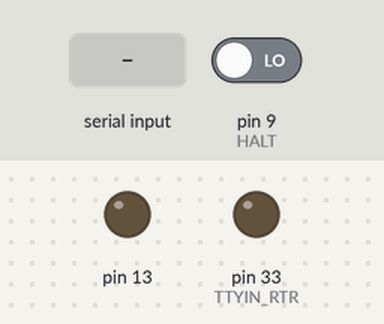
This sketch was run on a simulated Arduino Mega 2560, built for the host (arithmetic inside an expression is 32-bit, double 64-bit). On the bench: output pins drawn as LEDs (lit = HIGH). The inputs (shaded band) are chosen by the test bench; at power-on: pin 9 (HALT) LOW. WiFi joins after 1.5 s; servers stay silent unless stated; EEPROM starts erased; pins used as bus, display or sensor lines are not drawn; what the sketch prints to the serial monitor is not drawn.

Above: at 3.1 s.
3.2 s: "y" received over Serial
At 4.0 s:
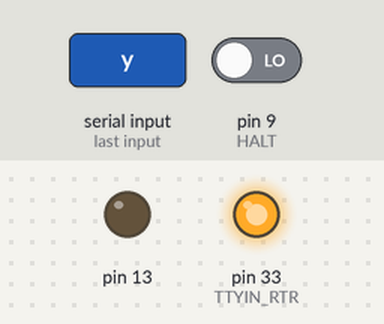
4.7 s: "z" received over Serial
At 5.1 s:
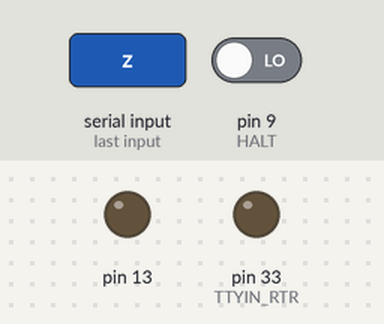
Timing chart, 0 to 7.7 s (numbered marks = the images above; inputs shaded):
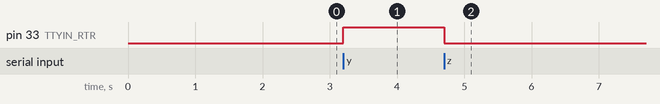

The sketch:

controller.ino
```cpp
#include <avr/interrupt.h>
#include <cppQueue.h>

#if defined(AVR_UNO)

const int
  RESET_ = 2,
  CLK = 3,
  HALT = 4,
  TTYOUT_CP = 5, //PD5, PCINT21
  TTYIN_OE_ = 7, //PD7, PCINT23
  LED = 13;

const int DATA_PINS[] = {
  8,9,10,11,14,15,16,17
};

#define PCICR_FLAGS (1<<2) //PCINT2/PD
#define PCMSK PCMSK2
#define PCMSK_FLAGS ((1<<7) /*PD7/PCINT23*/ | (1<<6) /*PD6/PCINT22*/ | (1<<5) /*PD5/PCINT21*/)
#define PCINT_vect PCINT2_vect

#define CLK_PORT PORTD
#define CLK_BIT 3

#elif defined(ARDUINO_AVR_MEGA2560)

#define ENABLE_WIFI

const int
  RESET_ = 7,
  CLK = 8,
  HALT = 9,
  TTYIN_RTR = 33,
  TTYOUT_CP = 10, //PB4, PCINT4
  TTYIN_OE_ = 12, //PB6, PCINT6
  LED = 13;

const int DATA_PINS[] = {
  22,23,24,25,26,27,28,29
};

#define DATA_PORT_IN PINA
#define DATA_PORT_OUT PORTA
#define DATA_PORT_DIR DDRA

#define PCICR_FLAGS (1<<0) //PCIE0/PB
#define PCMSK PCMSK0
#define PCMSK_FLAGS ((1<<6) /*PB6/PCINT6*/ | (1<<5) /*PB5/PCINT5*/ | (1<<4) /*PB4/PCINT4*/)
#define PCINT_vect PCINT0_vect

#define CLK_PORT PORTH
#define CLK_BIT 5

#endif


#if defined(ENABLE_WIFI)
#include <EEPROM.h>
#include "WiFiEspAT.h"

struct WiFiConnection {
  char ssid[32];
  char password[32];
};

WiFiConnection wifiConnection;

WiFiServer server(23);
WiFiClient client;
#endif

cppQueue  ttlToArduinoQueue(sizeof(char), 512, FIFO, false);
cppQueue  arduinoToTtlQueue(sizeof(char), 512, FIFO, false);

unsigned long tickCount = 0;
unsigned long lastBootMs = 0;
//#define BREAKPOINT (1120-INNER_TICKS)
bool paused = false;
bool halted = false;
bool debug = false;
#define DELAY_US  2
#define INNER_TICKS (4*8)


#if defined(BREAKPOINT)
#define UPDATE_TICKCOUNT_AND_CHECK_BREAKPOINT(ticks) do { if(tickCount < BREAKPOINT && tickCount + ticks >= BREAKPOINT) { paused = true;} tickCount += ticks; } while(0)
#else
#define UPDATE_TICKCOUNT_AND_CHECK_BREAKPOINT(ticks) do { tickCount += ticks; } while(0)
#endif

void initOutput(int pin, int initValue) {
  if (initValue != 0) {
    pinMode(pin, INPUT_PULLUP);
  } else {
    pinMode(pin, INPUT);
  }

  pinMode(pin, OUTPUT);
}

void setDataPinsInput() {
#if defined(DATA_PORT_OUT)
  DATA_PORT_DIR = 0x0;
  DATA_PORT_OUT = 0x0;
#else
  for(int i=0; i<8;i++) {
    pinMode(DATA_PINS[i], INPUT);
  }
#endif
}

void setDataPinsOutput() {
  byte b;
  if(arduinoToTtlQueue.pop(&b)) {
  } else {
    b = 0xFF;
  }

#if defined(DATA_PORT_OUT)
  DATA_PORT_DIR = 0xFF;
  DATA_PORT_OUT = b;
#else
  for(int i=0; i<8;i++) {
    initOutput(DATA_PINS[i], (b >> i) & 0x1);
  }
#endif

  if (arduinoToTtlQueue.getCount() == 0) {
    digitalWrite(TTYIN_RTR, LOW);
  }

  if (debug) {
    Serial.print("# CT->UC 0x");
    Serial.println(b, HEX);
  }
}

byte readDataPins() {
#if defined(DATA_PORT_OUT)
  return DATA_PORT_IN;
#else
  byte b = 0;
  for(int i=0; i<8;i++) {
    b |= digitalRead(DATA_PINS[i]) << i;
  }
  return b;
#endif
}

ISR(PCINT_vect){   // Port D, PCINT16 - PCINT23
  static bool prevTTYIN_OE_ = true;
  bool newTTYIN_OE_ = digitalRead(TTYIN_OE_);
  if (prevTTYIN_OE_ != newTTYIN_OE_) {
    if (newTTYIN_OE_ == HIGH) {
      setDataPinsInput();
    } else {
      setDataPinsOutput();
    }
    prevTTYIN_OE_ = newTTYIN_OE_;
  }

  static bool prevTTYOUT_CP = false;
  bool newTTYOUT_CP = digitalRead(TTYOUT_CP);
  if (!prevTTYOUT_CP && newTTYOUT_CP) {
    byte b = readDataPins();
    if (!ttlToArduinoQueue.push(&b)) {
      Serial.println("#ERR ttlToArduinoQueue overflow");
      halted = true;
    }
    if (debug) {
      Serial.print("# CT<-UC 0x");
      Serial.println(b, HEX);
    }
  }
  prevTTYOUT_CP = newTTYOUT_CP;
}

void halfTick() {
  CLK_PORT ^= (1<<CLK_BIT);
  delayMicroseconds(DELAY_US);
  UPDATE_TICKCOUNT_AND_CHECK_BREAKPOINT(1);
}

void tick(bool force) {
  if (force || !paused) {
    for(int i=0; i < INNER_TICKS; i++) {
      CLK_PORT ^= (1<<CLK_BIT);
      delayMicroseconds(DELAY_US);
    }
    UPDATE_TICKCOUNT_AND_CHECK_BREAKPOINT(INNER_TICKS);
  }
}

void pushToTtlQueue(char c) {
  cli();
  while (!arduinoToTtlQueue.push(&c)) {
    sei();
    if (debug) {
      Serial.println("# waiting for TTL to dequeue...");
      Serial.flush();
    }
    delay(1000);
    cli();
  }
  digitalWrite(TTYIN_RTR, HIGH);
  sei();
}

void displayTicks() {
  unsigned long ms = millis() - lastBootMs;
  Serial.print(tickCount);
  Serial.print(" ticks in ");
  Serial.print(ms);
  Serial.print("ms = ");
  Serial.print(tickCount/ms);
  Serial.println(" kHz.");
  Serial.flush();
}

void checkSerial() {
  //Serial.println("CHECK SERIAL START");
  byte b;


  if (Serial.available() > 0) {
    b = Serial.read();
    if (b == 'h') {
      halfTick();
      displayTicks();
    } else if (b == 't') {
      halfTick();
      halfTick();
      displayTicks();
    } else if (b == 'z') {
      reset();
    } else if (b == 'p') {
      paused = !paused;
    } else if (b == '?') {
      debug = !debug;
    } else if (b == 'y') {
      char *c = "s000F0EFC\nw00\nn\nw14\nn\nw08\nn\nw00\nq\n";
      while (*c) {
        pushToTtlQueue(*c);
        c++;
      }
    } else {
      if (debug) {
        Serial.print("# PC->CT: 0x");
        Serial.println(b, HEX);
      }
      pushToTtlQueue(b);
    }
  }

#if defined(ENABLE_WIFI)
  if (!client) {
    client = server.available();
  }

  if (client) {
    while (client.available() > 0) {
      b = client.read();
      cli();
      if (!arduinoToTtlQueue.push(&b)) {
        Serial.println("#ERR arduinoToTtlQueue overflow");
        halted = true;
      }
      sei();
    }
  }
#endif

  cli();
  if (ttlToArduinoQueue.pop(&b)) {
    sei();
    Serial.print((char)b);
#if defined(ENABLE_WIFI)
    if (client) {
      if (client.connected()) {
        client.write(b);
      }
    }
#endif
  } else {
    sei();
  }

  //Serial.println("CHECK SERIAL END");
}

void shutdown() {
  //Serial.println("RESETING...");
  digitalWrite(CLK, LOW);
  digitalWrite(RESET_, LOW);
  digitalWrite(TTYIN_RTR, LOW);
  delay(100);
  tick(true);
  tick(true);
  tick(true);
  tick(true);
  delay(100);
  ttlToArduinoQueue.clean();
  arduinoToTtlQueue.clean();
  halted = true;
}

void startup() {
  ttlToArduinoQueue.clean();
  arduinoToTtlQueue.clean();
  tickCount = 0;
  lastBootMs = millis();
  halted = false;
  digitalWrite(RESET_, HIGH);
  //Serial.println("RUNNING...");
}

void reset() {
  shutdown();
  startup();
}

void loop() {
  static uint16_t previousInCount = 0;
  static uint16_t previousOutCount = 0;

//  if (debug) {
//    uint16_t inCount = ttlToArduinoQueue.getCount();
//    if (previousInCount != inCount) {
//      Serial.print("#ttlToArduinoQueue length:");
//      Serial.println(inCount);
//      previousInCount = inCount;
//    }
//
//    uint16_t outCount = arduinoToTtlQueue.getCount();
//    if (previousOutCount != outCount) {
//      Serial.print("#arduinoToTtlQueue length:");
//      Serial.println(outCount);
//      previousOutCount = outCount;
//    }
//  }

  checkSerial();

  for (int i=0; i< 16; i++) {
    //if ((DELAY_US == 65535) || (tickCount & 0xFF) == 0) {
    checkSerial();
    //}

    if(digitalRead(HALT) == HIGH) {
        tick(false);
    } else if (!halted) {
        unsigned long start = millis();
        do {
          checkSerial();
        } while ((millis() - start) < 1000);
        Serial.print("HALT@");
        Serial.println(tickCount);
        halted = true;
    }
  }
}

void setup() {
  initOutput(LED, LOW);
  initOutput(RESET_, LOW);
  initOutput(CLK, LOW);
  initOutput(TTYIN_RTR, LOW);
  pinMode(HALT, INPUT);
  pinMode(TTYOUT_CP, INPUT);
  pinMode(TTYIN_OE_, INPUT);

  Serial.begin(2000000);

  if (!ttlToArduinoQueue.isInitialized()) {
    Serial.println("# ttlToArduinoQueue not initialized.");
    Serial.flush();
    return;
  }

  if (!arduinoToTtlQueue.isInitialized()) {
    Serial.println("# arduinoToTtlQueue not initialized.");
    Serial.flush();
    return;
  }

  shutdown();

#if defined(ENABLE_WIFI)
  memset(&wifiConnection, sizeof(wifiConnection), 0);
  //strcpy(wifiConnection.ssid, "{SSID}");
  //strcpy(wifiConnection.password, "{PASSWORD}");

  if (strlen(wifiConnection.password) != 0) {
    //update mode
    WiFiConnection existing;
    EEPROM.get(0, existing);
    if (0 == memcmp(&wifiConnection, &existing, sizeof(wifiConnection))) {
      Serial.println("# WiFi config already matches.");
    } else {
      EEPROM.put(0, wifiConnection);
      Serial.println("# Updating WiFi config.");
    }
  } else {
    EEPROM.get(0, wifiConnection);
    Serial.println("# Using existing WiFi config.");
  }

  Serial.print("# ");
  Serial.println(wifiConnection.ssid);

  Serial3.begin(115200);
  WiFi.init(Serial3);

  // Connect to WiFi
  while (WiFi.status() != WL_CONNECTED) {
    Serial.println("# Connecting to WiFi...");
    WiFi.begin(&wifiConnection.ssid[0], &wifiConnection.password[0]);
  }
  Serial.println("# Connected to WiFi");

  server.begin();

  // Print your WiFi shield's IP address
  IPAddress ip = WiFi.localIP();
  Serial.print("# IP Address: ");
  Serial.println(ip);
#endif

  reset();

  cli();
  // https://thewanderingengineer.com/2014/08/11/arduino-pin-change-interrupts/
  PCMSK |= PCMSK_FLAGS;
  PCICR |= PCICR_FLAGS;
  sei();
}
```

Measured:
- after the input at 3.2 s, pin 33 (TTYIN_RTR): LOW → HIGH at once
- after the input at 4.7 s, pin 33 (TTYIN_RTR): HIGH → LOW at once
